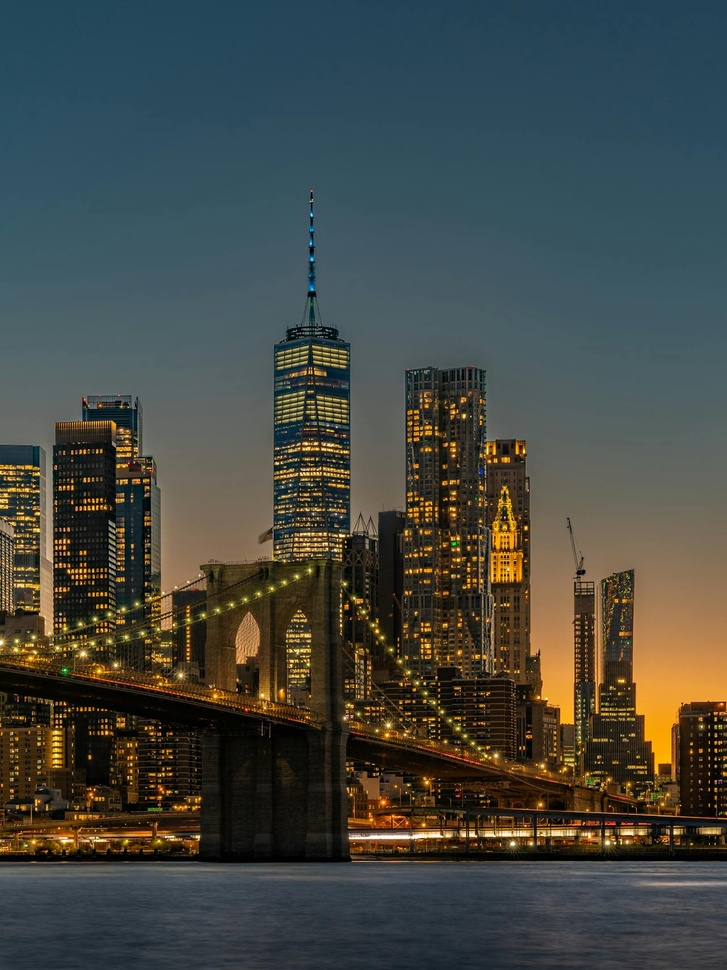
#> input picture lab5/image.jpg, 727 x 970 px, shrunk from 1280 x 1707 before the run
$ python main.py
#> lines starting #> are read from the running program, lines starting #| are printed output that depends on the picture
#> in main, img is the input picture: shape (970, 727, 3); mean B, G, R 66.9, 72, 67.9
import cv2
import numpy as np

"""
2. Desarrolle una funcion que reciba como entradas las constantes complejas a, b, c, d y determine si las mismas
genera una funcion de variable compleja cuyo mapeo inverso sí existe.
"""
def tiene_inverso(a, b, c, d):
    # retorna True (verdadero) si es distinto a 0
    return b*c-a*d!=0

"""
3. Desarrolle una funcion que reciba como entradas una imagen y las constantes complejas a, b, c, d y, tomando
la imagen de entrada como el Plano z genere la representacion de dicho plano en el Plano w.
"""
def fn(z, a, b, c, d):
    height, width, _ = z.shape # z es la imagen de entrada, el plano z
    w = np.zeros_like(z) # se hace una copia en negro de z, pues w va a las mismas dimensiones de z
    for y in range(height):
        for x in range(width):
            pixel_value = z[y,x] # opencv accede los datos en forma de imagen[fila, columna]
            z_pixel = complex(x, y) # reprentacion compleja de un pixel en z
            w_pixel = (a*z_pixel + b) / (c*z + d) # aplicamos w = f(z)
            w_x = int(w_pixel.real) # sacamos el componente real
            w_y = int(w_pixel.imag) # sacamos el componente imaginario
            if 0 <= w_x < width and 0 <= w_y < height: # que no se salga de los bordes
                w[w_y, w_x] = pixel_value
    return w

"""
4. Desarrolle una funcion que reciba como entradas una imagen y las constantes complejas a, b, asuma que
c = 0 ∧ d = 1, genere el mapeo lineal
"""
def mapeo_lineal(img, a, b, c=0, d=1):
#> called with b = 100, c = 0, d = 1
    height, width, _ = img.shape
#> height = 970; width = 727
    output = np.zeros_like(img)             # genera una imagen de salida del mismo tamaño que la original, pero completamente negra
    for y in range(height):
        for x in range(width):
            pixel_value = img[y, x]         # obtiene el valor del pixel en la posición (y, x) de la imagen original
            z = complex(x, y)               # convierte las coordenadas del pixel a un número complejo z = x + yi
            w = (a*z + b) / (c*z + d)       # aplica el mapeo lineal para obtener un nuevo número complejo w
            new_x = int(w.real)             # obtiene la parte real de w y la convierte a un entero para usarla como nueva coordenada x
            new_y = int(w.imag)             # obtiene la parte imaginaria de w y la convierte a un entero para usarla como nueva coordenada y
            if 0 <= new_x < width and 0 <= new_y < height:
                output[new_y, new_x] = pixel_value
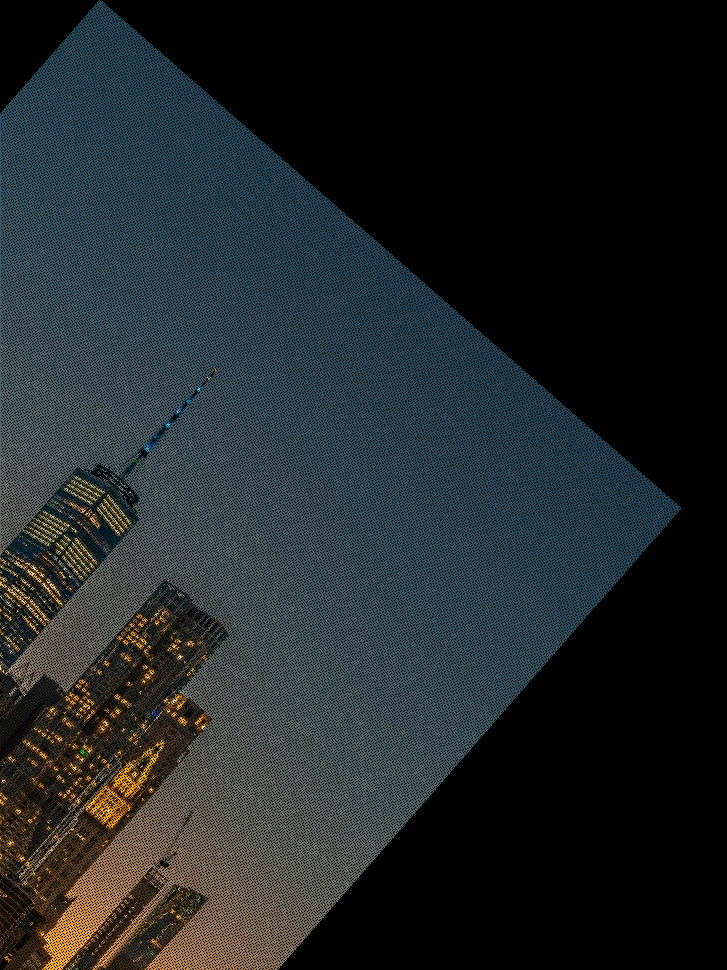
#> output: shape (970, 727, 3); mean B, G, R 38.6, 37.3, 30.2
    return output

def main():
    img = cv2.imread('image.jpg')

    a = complex(0.8, 0.7)
    b = 100

    # ejecuta pregunta 4
    output = mapeo_lineal(img, a, b)

    cv2.imshow("Original", img)
    cv2.imshow('output', output)
    cv2.waitKey(0)
    cv2.destroyAllWindows()


if __name__ == "__main__":
    main()
